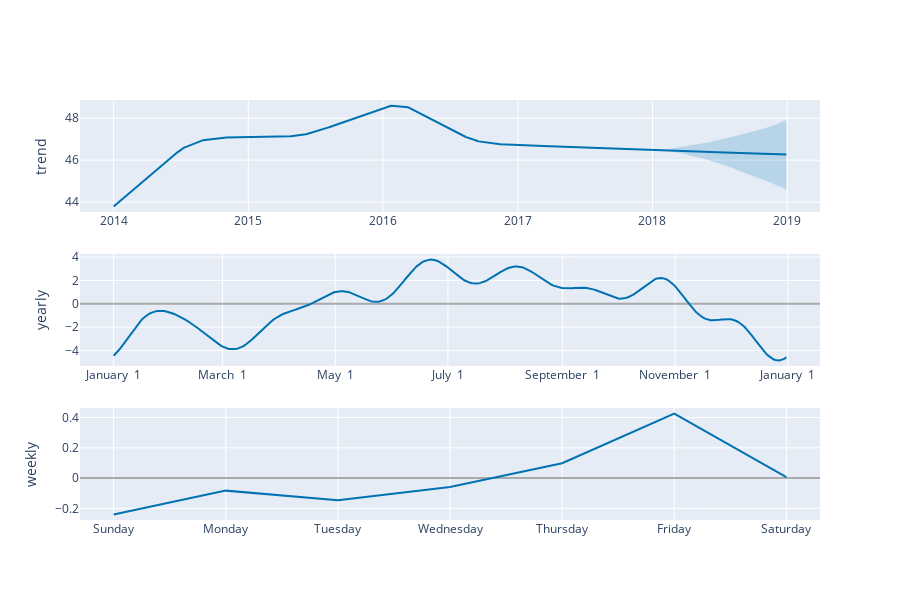

The code cell stored with this chart in its notebook:
### Code cell
plot_components_plotly(model, forecast)

### Figure 1 — Plotly figure (JSON) as saved in the notebook; plotly's stock layout.template omitted (floating-point values rounded to 4 significant figures; data arrays with more than 128 entries replaced by an {"elided": "..."} marker saying what was removed)
{"data": [{"line": {"color": "#0072B2", "width": 2}, "mode": "lines", "name": "trend", "type": "scatter", "x": {"elided": "1825 str values"}, "xaxis": "x", "y": {"elided": "1825 float values"}, "yaxis": "y"}, {"line": {"color": "rgba(0, 114, 178, 0.2)", "width": 0}, "mode": "lines", "name": "trend_upper", "type": "scatter", "x": {"elided": "1825 str values"}, "xaxis": "x", "y": {"elided": "1825 float values"}, "yaxis": "y"}, {"fill": "tonexty", "fillcolor": "rgba(0, 114, 178, 0.2)", "line": {"color": "rgba(0, 114, 178, 0.2)", "width": 0}, "mode": "lines", "name": "trend_lower", "type": "scatter", "x": {"elided": "1825 str values"}, "xaxis": "x", "y": {"elided": "1825 float values"}, "yaxis": "y"}, {"line": {"color": "#0072B2", "width": 2}, "mode": "lines", "name": "yearly", "type": "scatter", "x": {"elided": "365 str values"}, "xaxis": "x2", "y": {"elided": "365 float values"}, "yaxis": "y2"}, {"line": {"color": "#0072B2", "width": 2}, "mode": "lines", "name": "weekly", "type": "scatter", "x": ["2017-01-01T00:00:00", "2017-01-02T00:00:00", "2017-01-03T00:00:00", "2017-01-04T00:00:00", "2017-01-05T00:00:00", "2017-01-06T00:00:00", "2017-01-07T00:00:00"], "xaxis": "x3", "y": [-0.2404, -0.08325, -0.1471, -0.05983, 0.09783, 0.426, 0.006752], "yaxis": "y3"}], "layout": {"height": 600, "showlegend": false, "width": 900, "xaxis": {"anchor": "y", "domain": [0, 1], "range": ["2013-10-01T19:12:00", "2019-03-31T04:48:00"], "type": "date"}, "xaxis2": {"anchor": "y2", "domain": [0, 1], "range": ["2016-12-13T18:54:02.958904115", "2018-01-18T11:04:57.863013581"], "tickformat": "%B %e", "type": "date"}, "xaxis3": {"anchor": "y3", "domain": [0, 1], "range": ["2016-12-31T16:48:00", "2017-01-07T07:12:00"], "tickformat": "%A", "type": "date"}, "yaxis": {"anchor": "x", "domain": [0.7333, 1], "rangemode": "normal", "title": {"text": "trend"}, "zerolinecolor": "#AAA"}, "yaxis2": {"anchor": "x2", "domain": [0.3667, 0.6333], "title": {"text": "yearly"}, "zerolinecolor": "#AAA"}, "yaxis3": {"anchor": "x3", "domain": [0, 0.2667], "title": {"text": "weekly"}, "zerolinecolor": "#AAA"}}}
